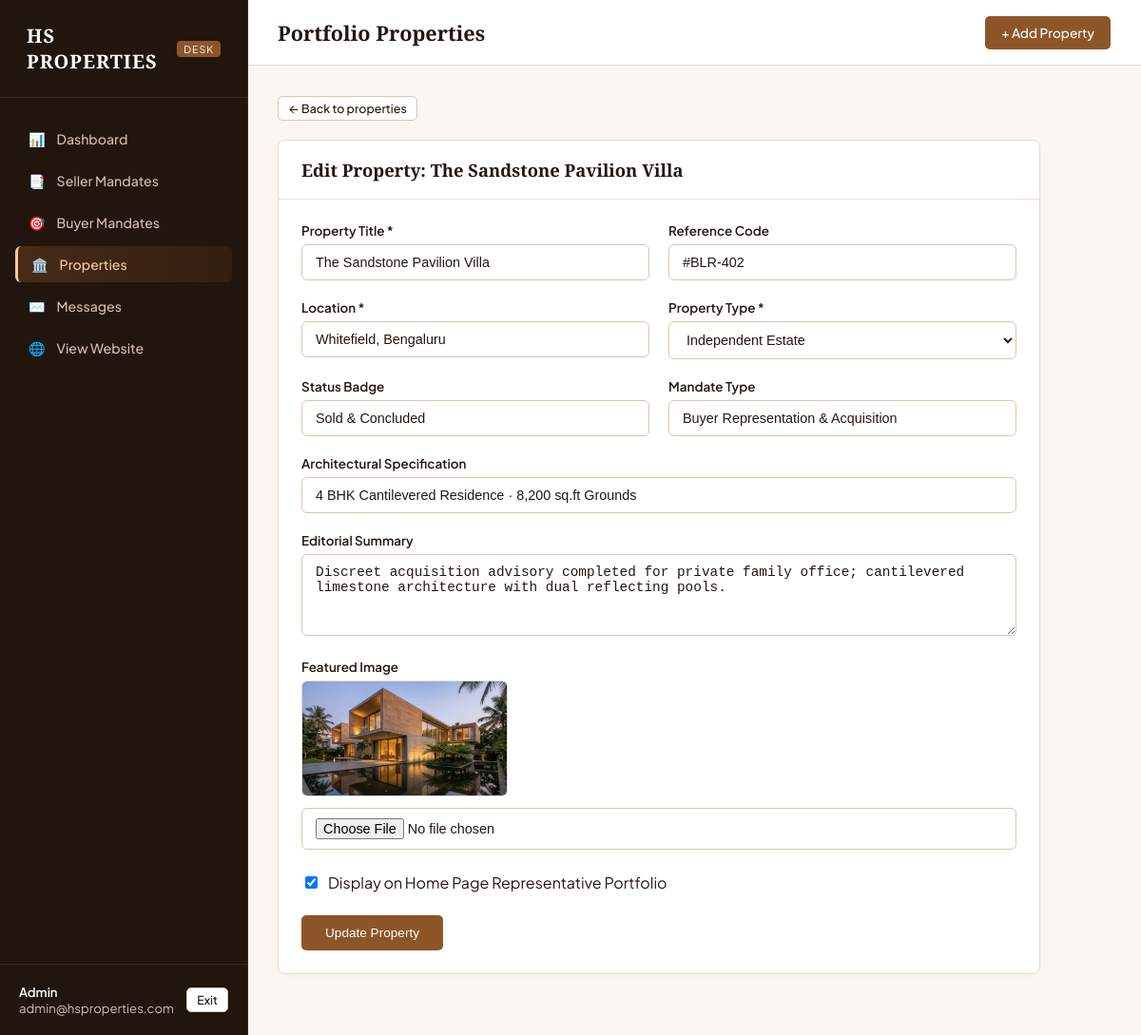
Screenshot of /admin/properties.php?action=edit&id=1 (signed in) with the database file from the repository.
### tables this page shows
CREATE TABLE IF NOT EXISTS `properties` (
  `id`            INT UNSIGNED    NOT NULL AUTO_INCREMENT,
  `reference`     VARCHAR(30)     NOT NULL,
  `status`        VARCHAR(60)     NOT NULL DEFAULT 'Active',
  `location`      VARCHAR(255)    NOT NULL,
  `title`         VARCHAR(255)    NOT NULL,
  `mandate`       VARCHAR(255)    NULL DEFAULT NULL,
  `spec`          VARCHAR(255)    NULL DEFAULT NULL,
  `summary`       TEXT            NULL DEFAULT NULL,
  `type`          VARCHAR(80)     NULL DEFAULT NULL,
  `image`         VARCHAR(500)    NULL DEFAULT NULL,
  `image_alt`     VARCHAR(500)    NULL DEFAULT NULL,
  `is_portfolio`  TINYINT(1)      NOT NULL DEFAULT 0,
  `is_active`     TINYINT(1)      NOT NULL DEFAULT 1,
  `sort_order`    INT             NOT NULL DEFAULT 0,
  `created_at`    DATETIME        NOT NULL DEFAULT CURRENT_TIMESTAMP,
  `updated_at`    DATETIME        NOT NULL DEFAULT CURRENT_TIMESTAMP ON UPDATE CURRENT_TIMESTAMP,
  PRIMARY KEY (`id`),
  UNIQUE KEY `uq_properties_reference` (`reference`),
  INDEX `idx_properties_portfolio` (`is_portfolio`, `is_active`, `sort_order`)
);

### backend/Database.php (called while the page is built, shortened)
<?php
class Database
{
    private static ?Database $instance = null;
    private PDO $pdo;
    private function __construct(array $config)
    {
        $dsn = sprintf(
            'mysql:host=%s;port=%s;dbname=%s;charset=utf8mb4',
            $config['host'],
            $config['port'],
            $config['name']
        );
        $this->pdo = new PDO($dsn, $config['user'], $config['pass'], [
            PDO::ATTR_ERRMODE            => PDO::ERRMODE_EXCEPTION,
            PDO::ATTR_DEFAULT_FETCH_MODE => PDO::FETCH_ASSOC,
            PDO::ATTR_EMULATE_PREPARES   => false,
            PDO::MYSQL_ATTR_INIT_COMMAND => "SET NAMES 'utf8mb4'",
        ]);
    }
    public static function getInstance(?array $config = null): self
    {
        if (self::$instance === null) {
            self::$instance = new self($config);
        }
        return self::$instance;
    }
    public function query(string $sql, array $params = []): PDOStatement
    {
        $stmt = $this->pdo->prepare($sql);
        $stmt->execute($params);
        return $stmt;
    }
    public function fetchAll(string $sql, array $params = []): array
    {
        return $this->query($sql, $params)->fetchAll();
    }
    public function fetchOne(string $sql, array $params = []): ?array
    {
        $row = $this->query($sql, $params)->fetch();
        return $row ?: null;
    }
}

### backend/models/Property.php (called while the page is built, shortened)
<?php
class Property
{
    private Database $db;
    public function __construct()
    {
        $this->db = Database::getInstance();
    }
    public function getAll(array $filters = [], int $page = 1, int $perPage = 20): array
    {
        $where  = ['1=1'];
        $params = [];
        $whereClause = implode(' AND ', $where);
        $offset      = ($page - 1) * $perPage;
        $total = $this->db->fetchColumn(
            "SELECT COUNT(*) FROM `properties` WHERE $whereClause",
            $params
        );
        $rows = $this->db->fetchAll(
            "SELECT * FROM `properties` WHERE $whereClause ORDER BY `sort_order` ASC, `created_at` DESC LIMIT $perPage OFFSET $offset",
            $params
        );
        return [
            'data'       => $rows,
            'total'      => (int) $total,
            'page'       => $page,
            'per_page'   => $perPage,
            'total_pages' => (int) ceil($total / $perPage),
        ];
    }
    public function find(int $id): ?array
    {
        return $this->db->fetchOne(
            'SELECT * FROM `properties` WHERE `id` = :id',
            ['id' => $id]
        );
    }
}

### includes/config.php (called while the page is built, shortened)
<?php
function url(string $path = ''): string
{
    return BASE_URL . '/' . ltrim($path, '/');
}
function e(?string $value): string
{
    return htmlspecialchars((string) $value, ENT_QUOTES | ENT_SUBSTITUTE, 'UTF-8');
}

### admin/properties.php (the view, shortened to what this page needs)
<?php
require_once __DIR__ . '/../backend/bootstrap.php';
require_once __DIR__ . '/../backend/models/Property.php';
$model = new Property();
$action = $_GET['action'] ?? 'list';
$id     = isset($_GET['id']) ? (int)$_GET['id'] : null;
$editItem = ($action === 'edit' && $id) ? $model->find($id) : null;
$search = $_GET['search'] ?? '';
$page   = isset($_GET['page']) ? (int)$_GET['page'] : 1;
$list   = $model->getAll(['search' => $search], $page, 20);
include __DIR__ . '/header.php';
?>
<?php if ($action === 'create' || ($action === 'edit' && $editItem)): ?>
  <div style="margin-bottom: 20px;">
    <a href="<?= e(url('admin/properties.php')) ?>" class="btn-admin btn-admin--sm btn-admin--secondary">&larr; Back to properties</a>
  </div>
  <div class="admin-card" style="max-width: 800px;">
    <div class="admin-card__header">
      <h2 class="admin-card__title"><?= $action === 'create' ? 'Add New Property' : 'Edit Property: ' . e($editItem['title']) ?></h2>
    </div>
    <div style="padding: 24px;">
      <form method="post" enctype="multipart/form-data" action="<?= e(url('admin/properties.php?action=' . $action . ($id ? '&id=' . $id : ''))) ?>">
        <div style="display: grid; grid-template-columns: 1fr 1fr; gap: 20px;">
          <div class="admin-form-group">
            <label for="title">Property Title *</label>
            <input type="text" id="title" name="title" class="admin-input" required value="<?= e($editItem['title'] ?? '') ?>" placeholder="The Sandstone Pavilion Villa">
          </div>
          <div class="admin-form-group">
            <label for="reference">Reference Code</label>
            <input type="text" id="reference" name="reference" class="admin-input" value="<?= e($editItem['reference'] ?? '') ?>" placeholder="#BLR-402">
          </div>
        </div>
        <div style="display: grid; grid-template-columns: 1fr 1fr; gap: 20px;">
          <div class="admin-form-group">
            <label for="location">Location *</label>
            <input type="text" id="location" name="location" class="admin-input" required value="<?= e($editItem['location'] ?? '') ?>" placeholder="Whitefield, Bengaluru">
          </div>
          <div class="admin-form-group">
            <label for="type">Property Type *</label>
            <select name="type" id="type" class="admin-select" required>
              <option value="Independent Estate" <?= ($editItem['type'] ?? '') === 'Independent Estate' ? 'selected' : '' ?>>Independent Estate</option>
            </select>
          </div>
        </div>
        <div style="display: grid; grid-template-columns: 1fr 1fr; gap: 20px;">
          <div class="admin-form-group">
            <label for="status">Status Badge</label>
            <input type="text" id="status" name="status" class="admin-input" value="<?= e($editItem['status'] ?? 'Sold & Concluded') ?>" placeholder="Sold & Concluded / Landmark Sale">
          </div>
          <div class="admin-form-group">
            <label for="mandate">Mandate Type</label>
            <input type="text" id="mandate" name="mandate" class="admin-input" value="<?= e($editItem['mandate'] ?? 'Buyer Representation & Acquisition') ?>" placeholder="Buyer Representation & Acquisition">
          </div>
        </div>
        <div class="admin-form-group">
          <label for="spec">Architectural Specification</label>
          <input type="text" id="spec" name="spec" class="admin-input" value="<?= e($editItem['spec'] ?? '') ?>" placeholder="4 BHK Cantilevered Residence · 8,200 sq.ft Grounds">
        </div>
        <div class="admin-form-group">
          <label for="summary">Editorial Summary</label>
          <textarea id="summary" name="summary" rows="4" class="admin-textarea" placeholder="Discreet acquisition advisory completed for private family office..."><?= e($editItem['summary'] ?? '') ?></textarea>
        </div>
        <div class="admin-form-group">
          <label for="image">Featured Image</label>
          <?php if (!empty($editItem['image'])): ?>
            <div style="margin-bottom: 8px;">
              <img src="<?= e(url($editItem['image'])) ?>" alt="Preview" style="max-height: 120px; border-radius: 6px; border: 1px solid #ddd;">
            </div>
          <?php endif; ?>
          <input type="file" id="image" name="image" class="admin-input" accept="image/*">
        </div>
        <div style="display: flex; gap: 24px; align-items: center; margin: 24px 0;">
          <label style="display: flex; align-items: center; gap: 8px; cursor: pointer;">
            <input type="checkbox" name="is_portfolio" value="1" <?= (!isset($editItem) || $editItem['is_portfolio']) ? 'checked' : '' ?>>
            <span>Display on Home Page Representative Portfolio</span>
          </label>
        </div>
        <button type="submit" class="btn-admin btn-admin--primary" style="padding: 10px 24px;">
          <?= $action === 'create' ? 'Save and Publish' : 'Update Property' ?>
        </button>
      </form>
    </div>
  </div>
<?php endif; ?>
<?php include __DIR__ . '/footer.php'; ?>

### css/variables.css (style rules this page uses)
:root { --c-surface-lowest: #ffffff; --c-surface: #faf6f1; --c-background: #fbf8f4; --c-surface-low: #f3ebe2; --c-surface-container: #ece2d6; --c-surface-high: #e5d7ca; --c-surface-highest: #ddcdbd; --c-surface-dim: #d1c0ae; --c-on-surface: #221813; --c-on-surface-variant: #58473c; --c-on-primary: #ffffff; --c-primary: #140b06; --c-primary-container: #22150d; --c-primary-variant: #543725; --c-primary-fixed: #ebdacf; --c-primary-fixed-dim: #d3beaf; --c-on-primary-container: #bca08d; --c-secondary: #8d5629; --c-secondary-container: #f5cb9d; --c-secondary-dim: #e6b380; --c-secondary-light: #fde2c5; --c-secondary-deep: #593213; --c-tertiary-accent: #a86934; --c-outline: #7d6e62; --c-outline-variant: #c8b9ab; --c-hairline: #e2d6c8; --c-hairline-dark: rgba(245, 203, 157, 0.14); --c-error: #ba1a1a; --c-error-container: #ffdad6; --c-on-error-container: #93000a; --c-success: #3f6b4f; --c-champagne-a12: rgba(245, 203, 157, 0.14); --c-champagne-a20: rgba(245, 203, 157, 0.22); --c-champagne-a30: rgba(245, 203, 157, 0.32); --c-champagne-a35: rgba(245, 203, 157, 0.38); --c-bronze-a50: rgba(141, 86, 41, 0.5); --c-sand-50: #faf6f1; --c-sand-100: #f5ece3; --c-sand-200: #e7dbcc; --c-sand-300: #d7c6b4; --c-sand-400: #b39e8a; --c-sand-700: #594637; --c-sand-900: #221813; --c-champagne-300: #ebd0af; --c-champagne-400: #dfb382; --c-champagne-500: #c58f50; --c-champagne-600: #a36f34; --c-noir: #180e08; --c-ink: #26150c; --g-champagne-text: linear-gradient( 90deg, var(--c-secondary-light) 0%, var(--c-secondary-container) 50%, var(--c-secondary-dim) 100% ); --g-hero-horizontal: linear-gradient( to right, rgba(28, 17, 10, 0.78) 0%, rgba(28, 17, 10, 0.52) 38%, rgba(28, 17, 10, 0.15) 62%, transparent 82% ); --g-hero-vertical: linear-gradient( to top, rgba(28, 17, 10, 0.85) 0%, rgba(28, 17, 10, 0.2) 20%, transparent 45%, rgba(28, 17, 10, 0.25) 100% ); --font-display: "Playfair Display", "Iowan Old Style", Georgia, serif; --font-body: "Plus Jakarta Sans", -apple-system, BlinkMacSystemFont, "Segoe UI", Roboto, Helvetica, Arial, sans-serif; --t-display-hero-size: 56px; --t-display-hero-lh: 64px; --t-display-hero-ls: -0.02em; --t-display-hero-weight: 400; --t-headline-lg-size: 40px; --t-headline-lg-lh: 48px; --t-headline-lg-ls: -0.01em; --t-headline-lg-weight: 400; --t-headline-md-size: 28px; --t-headline-md-lh: 36px; --t-headline-md-ls: 0; --t-headline-md-weight: 500; --t-headline-sm-size: 20px; --t-headline-sm-lh: 28px; --t-headline-sm-ls: -0.01em; --t-headline-sm-weight: 600; --t-body-lg-size: 18px; --t-body-lg-lh: 28px; --t-body-md-size: 15px; --t-body-md-lh: 24px; --t-body-sm-size: 13px; --t-body-sm-lh: 20px; --t-label-md-size: 14px; --t-label-md-lh: 20px; --t-label-md-weight: 500; --t-label-sm-size: 12px; --t-label-sm-lh: 16px; --t-label-sm-weight: 500; --t-eyebrow-size: 11px; --t-eyebrow-lh: 16px; --t-eyebrow-ls: 0.12em; --t-eyebrow-weight: 600; --s-xs: 0.25rem; --s-sm: 0.5rem; --s-md: 1rem; --s-lg: 1.5rem; --s-xl: 2.5rem; --s-2xl: 4rem; --s-3xl: 6rem; --container-max: 1360px; --gutter: 1.5rem; --page-margin: 4rem; --header-height: 5rem; --section-py: var(--s-3xl); --r-sm: 0.125rem; --r-md: 0.25rem; --r-lg: 0.5rem; --r-xl: 0.75rem; --r-pill: 999px; --shadow-sm: 0 1px 2px rgba(0, 0, 0, 0.06); --shadow-md: 0 8px 24px -10px rgba(0, 0, 0, 0.18); --shadow-lg: 0 20px 45px -12px rgba(0, 0, 0, 0.28); --shadow-dark-lift: 0 20px 40px -15px rgba(0, 0, 0, 0.45), 0 0 24px -2px var(--c-champagne-a12); --glow-champagne: 0 0 15px var(--c-champagne-a35); --glow-navy: 0 0 20px rgba(32, 22, 18, 0.4); --ease-out-expo: cubic-bezier(0.16, 1, 0.3, 1); --ease-architectural: cubic-bezier(0.25, 1, 0.5, 1); --ease-standard: cubic-bezier(0.4, 0, 0.2, 1); --d-fast: 200ms; --d-base: 300ms; --d-slow: 400ms; --d-reveal: 850ms; --d-image: 700ms; --z-header: 50; --z-drawer: 60; --z-overlay: 55; }

### rows the page displays
properties: title "The Sandstone Pavilion Villa", reference "#BLR-402", location "Whitefield, Bengaluru", type "Independent Estate", status "Sold & Concluded", mandate "Buyer Representation & Acquisition", spec "4 BHK Cantilevered Residence · 8,200 sq.ft Grounds", summary "Discreet acquisition advisory completed for private family office; cantilevered limestone architecture with dual reflecting pools.", image (picture), is_portfolio "☑"

### other values shown
$user['name'] "Admin"
$user['email'] "admin@hsproperties.com"
$adminTitle "Portfolio Properties"
